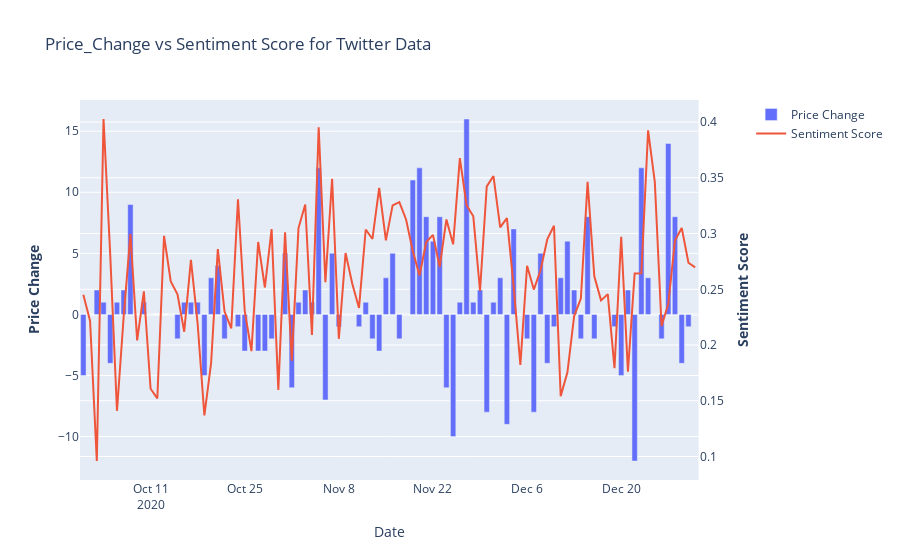

Write notebook code for a chart like this one.
### Code cell
import plotly.graph_objects as go
from plotly.subplots import make_subplots

# Create figure with secondary y-axis
fig = make_subplots(specs=[[{"secondary_y": True}]])

# Add traces
fig.add_trace(
    go.Bar(x=ada_tweets_copy['Date'], y=ada_tweets_copy['Price_Change'], name="Price Change"),
    secondary_y=False,
)

fig.add_trace(
    go.Scatter(x=ada_tweets_copy['Date'], y=ada_tweets_copy['VADER_score'], name="Sentiment Score"),
    secondary_y=True,
)

# Add figure title
fig.update_layout(
    title_text="Price_Change vs Sentiment Score for Twitter Data"
)

# Set x-axis title
fig.update_xaxes(title_text="Date")

# Set y-axes titles
fig.update_yaxes(title_text="<b>Price Change</b>", secondary_y=False)
fig.update_yaxes(title_text="<b>Sentiment Score</b>", secondary_y=True)

fig.show()
